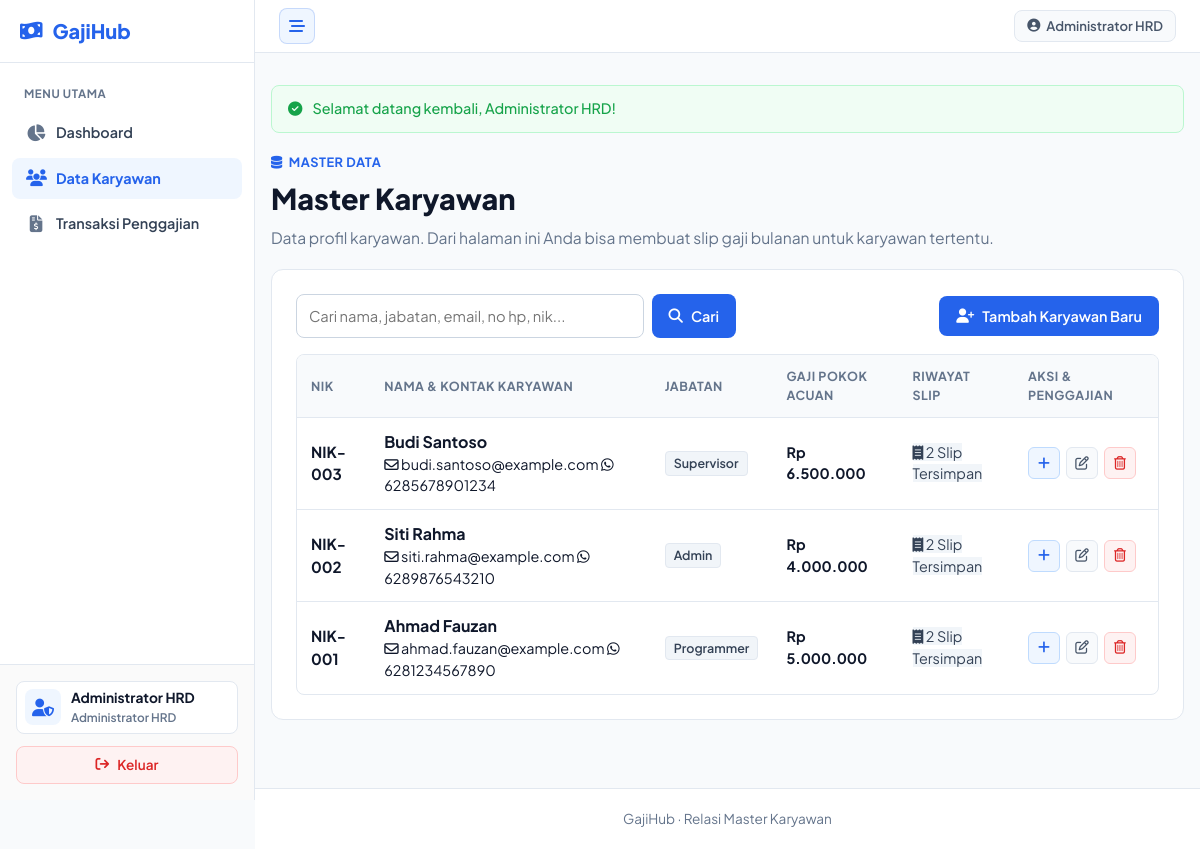
Screenshot of /karyawan/index.php (signed in) with the database file from the repository.
### tables this page shows
CREATE TABLE IF NOT EXISTS karyawan (
    id INT UNSIGNED AUTO_INCREMENT PRIMARY KEY,
    nik VARCHAR(20) NULL,
    nama VARCHAR(100) NOT NULL,
    email VARCHAR(100) NULL,
    no_hp VARCHAR(20) NULL,
    jabatan VARCHAR(50) NOT NULL,
    gaji_pokok_default DECIMAL(15,2) NOT NULL DEFAULT 0,
    created_at TIMESTAMP DEFAULT CURRENT_TIMESTAMP,
    updated_at TIMESTAMP DEFAULT CURRENT_TIMESTAMP ON UPDATE CURRENT_TIMESTAMP,
    UNIQUE INDEX idx_nik (nik),
    INDEX idx_nama (nama),
    INDEX idx_jabatan (jabatan)
);

### config/functions.php (called while the page is built, shortened)
<?php
function e(?string $value): string
{
    return htmlspecialchars($value ?? '', ENT_QUOTES, 'UTF-8');
}
function cleanPhone(?string $phone): string
{
    $cleaned = preg_replace('/[^0-9]/', '', $phone);
    return $cleaned;
}
function rupiah(float|int $value): string
{
    return 'Rp ' . number_format((float)$value, 0, ',', '.');
}
function baseUrl(string $path = ''): string
{
    static $basePrefix = null;
    if ($basePrefix === null) {
        $projectDir = str_replace('\\', '/', dirname(__DIR__));
        $docRoot = isset($_SERVER['DOCUMENT_ROOT']) ? str_replace('\\', '/', realpath($_SERVER['DOCUMENT_ROOT']) ?: $_SERVER['DOCUMENT_ROOT']) : '';
        if ($docRoot !== '' && stripos($projectDir, $docRoot) === 0) {
            $subPath = substr($projectDir, strlen($docRoot));
            $basePrefix = rtrim(str_replace('\\', '/', $subPath), '/');
        } else {
            $basePrefix = '';
        }
    }
    $cleanPath = ltrim($path, '/');
    return ($basePrefix === '' ? '' : $basePrefix) . '/' . $cleanPath;
}
function flash(string $key, ?string $message = null): ?string
{
    $value = $_SESSION['flash'][$key] ?? null;
    return $value;
}

### karyawan/index.php (the view, shortened to what this page needs)
<?php
require __DIR__ . '/../config/database.php';
require __DIR__ . '/../config/functions.php';
$q = trim($_GET['q'] ?? '');
$sql = "SELECT k.*,
               (SELECT COUNT(*) FROM penggajian p WHERE p.karyawan_id = k.id) AS total_slip
        FROM karyawan k";
$params = [];
$sql .= " ORDER BY k.id DESC";
$stmt = $pdo->prepare($sql);
$stmt->execute($params);
$rows = $stmt->fetchAll();
require __DIR__ . '/../includes/header.php';
?>
<main class="container page">
    <?php if ($msg = flash('success')): ?>
        <div class="alert success"><i class="fa-solid fa-circle-check"></i> <?= e($msg) ?></div>
    <?php endif; ?>
    <div class="page-heading">
        <span class="eyebrow"><i class="fa-solid fa-database"></i> MASTER DATA</span>
        <h1>Master Karyawan</h1>
        <p>Data profil karyawan. Dari halaman ini Anda bisa membuat slip gaji bulanan untuk karyawan tertentu.</p>
    </div>
    <section class="card">
        <div class="toolbar">
            <form class="search-bar" method="get">
                <input
                    type="search"
                    name="q"
                    value="<?= e($q) ?>"
                    placeholder="Cari nama, jabatan, email, no hp, nik..."
                >
                <button class="btn primary" type="submit"><i class="fa-solid fa-magnifying-glass"></i> Cari</button>
            </form>
            <a class="btn primary" href="form.php"><i class="fa-solid fa-user-plus"></i> Tambah Karyawan Baru</a>
        </div>
        <div class="table-wrap">
            <table>
                <thead>
                <tr>
                    <th>NIK</th>
                    <th>Nama & Kontak Karyawan</th>
                    <th>Jabatan</th>
                    <th>Gaji Pokok Acuan</th>
                    <th>Riwayat Slip</th>
                    <th>Aksi & Penggajian</th>
                </tr>
                </thead>
                <tbody>
                <?php foreach ($rows as $row): ?>
                    <?php
                        $phone = cleanPhone($row['no_hp'] ?? '');
                    ?>
                    <tr>
                        <td>
                            <strong style="font-size:0.95rem;"><?= e($row['nik'] ?? '-') ?></strong>
                        </td>
                        <td>
                            <strong style="font-size: 1rem;"><?= e($row['nama']) ?></strong>
                            <div class="contact-badges">
                                <?php if (!empty($row['email'])): ?>
                                    <a class="badge-link email" href="mailto:<?= e($row['email']) ?>">
                                        <i class="fa-regular fa-envelope"></i> <?= e($row['email']) ?>
                                    </a>
                                <?php endif; ?>
                                <?php if ($phone !== ''): ?>
                                    <a class="badge-link whatsapp" href="https://wa.me/<?= $phone ?>" target="_blank" rel="noopener">
                                        <i class="fa-brands fa-whatsapp"></i> <?= e($row['no_hp'] ?? '') ?>
                                    </a>
                                <?php endif; ?>
                            </div>
                        </td>
                        <td><span class="badge-role"><?= e($row['jabatan']) ?></span></td>
                        <td><strong><?= rupiah((float)$row['gaji_pokok_default']) ?></strong></td>
                        <td>
                            <a href="<?= baseUrl('penggajian/index.php?q=' . urlencode($row['nama'])) ?>" class="badge-link" style="background:#f1f5f9;color:#334155;">
                                <i class="fa-solid fa-receipt"></i> <?= (int)$row['total_slip'] ?> Slip Tersimpan
                            </a>
                        </td>
                        <td class="actions">
                            <div class="actions-group">
                                <a class="btn-action detail" href="<?= baseUrl('penggajian/form.php?karyawan_id=' . (int)$row['id']) ?>" title="Buat Slip Gaji untuk Karyawan Ini">
                                    <i class="fa-solid fa-plus"></i>
                                </a>
                                <a class="btn-action edit" href="form.php?id=<?= (int)$row['id'] ?>" title="Edit Profil">
                                    <i class="fa-regular fa-pen-to-square"></i>
                                </a>
                                <button type="button" class="btn-action delete btn-delete-swal"
                                        data-id="<?= (int)$row['id'] ?>"
                                        data-nama="<?= e($row['nama']) ?>"
                                        title="Hapus Karyawan">
                                    <i class="fa-regular fa-trash-can"></i>
                                </button>
                            </div>
                        </td>
                    </tr>
                <?php endforeach; ?>
                </tbody>
            </table>
        </div>
    </section>
</main>
<?php
require __DIR__ . '/../includes/footer.php';

### assets/css/style.css (style rules this page uses)
:root { --font-primary: 'Plus Jakarta Sans', 'Inter', system-ui, -apple-system, sans-serif; --font-mono: ui-monospace, SFMono-Regular, Menlo, Monaco, Consolas, monospace; --bg: #f8fafc; --surface: #ffffff; --text: #0f172a; --muted: #64748b; --border: #e2e8f0; --border-dark: #cbd5e1; --primary: #2563eb; --primary-light: #eff6ff; --primary-dark: #1d4ed8; --success: #16a34a; --success-light: #f0fdf4; --danger: #dc2626; --danger-light: #fef2f2; --warning: #d97706; --warning-light: #fffbeb; --whatsapp: #16a34a; --pdf-red: #e11d48; --email-blue: #0284c7; --radius-sm: 6px; --radius: 8px; --radius-lg: 12px; }
* { box-sizing: border-box; }
body { margin: 0; font-family: var(--font-primary); color: var(--text); background: var(--bg); line-height: 1.5; -webkit-font-smoothing: antialiased; }
button, input, select, textarea { font-family: var(--font-primary); }
a { color: inherit; text-decoration: none; }
.container { width: min(1140px, calc(100% - 32px)); margin: 0 auto; }
.page { min-height: calc(100vh - 130px); padding: 32px 0 48px; }
.card { background: var(--surface); border: 1px solid var(--border); border-radius: var(--radius-lg); padding: 24px; margin-bottom: 20px; }
.badge, .eyebrow { display: inline-flex; align-items: center; gap: 6px; color: var(--primary); font-size: 0.8rem; font-weight: 700; letter-spacing: 0.04em; text-transform: uppercase; }
.hero p, .page-heading p, .formula-small { color: var(--muted); font-size: 0.98rem; margin: 0; }
.page-heading { margin-bottom: 20px; }
.page-heading h1 { margin: 4px 0 6px; font-size: 1.8rem; font-weight: 800; color: var(--text); }
.btn { display: inline-flex; justify-content: center; align-items: center; gap: 8px; min-height: 40px; padding: 0 16px; border-radius: var(--radius); border: 1px solid transparent; font-weight: 600; cursor: pointer; font-size: 0.9rem; text-decoration: none; transition: background 0.15s ease, border-color 0.15s ease; }
.btn.primary { background: var(--primary); color: white; }
.toolbar { display: flex; justify-content: space-between; align-items: center; gap: 14px; margin-bottom: 16px; flex-wrap: wrap; }
.search-bar { display: flex; gap: 8px; flex: 1; max-width: 440px; }
.search-bar input { flex: 1; }
.table-wrap { overflow-x: auto; border: 1px solid var(--border); border-radius: var(--radius); background: var(--surface); }
table { width: 100%; border-collapse: collapse; min-width: 800px; }
th, td { padding: 12px 14px; border-bottom: 1px solid var(--border); text-align: left; vertical-align: middle; font-size: 0.9rem; }
th { font-size: 0.78rem; text-transform: uppercase; letter-spacing: 0.04em; color: var(--muted); background: #f8fafc; font-weight: 700; }
tr:last-child td { border-bottom: none; }
.badge-role { display: inline-block; padding: 2px 8px; border-radius: 4px; background: #f1f5f9; border: 1px solid var(--border); color: #334155; font-size: 0.78rem; font-weight: 600; }
.actions { white-space: nowrap; }
.actions-group { display: inline-flex; align-items: center; gap: 6px; flex-wrap: nowrap; }
.btn-action { display: inline-flex; align-items: center; justify-content: center; gap: 4px; width: 32px; height: 32px; padding: 0; border-radius: var(--radius-sm); font-size: 0.85rem; font-weight: 600; border: 1px solid var(--border); background: white; cursor: pointer; text-decoration: none; color: var(--text); transition: all 0.15s ease; flex-shrink: 0; }
.btn-action.detail { color: var(--primary); border-color: #bfdbfe; background: #eff6ff; }
.btn-action.edit { color: #475569; border-color: #e2e8f0; background: #f8fafc; }
.btn-action.delete { color: var(--danger); border-color: #fecaca; background: #fef2f2; }
input, select { width: 100%; border: 1px solid var(--border-dark); border-radius: var(--radius); padding: 10px 12px; background: white; color: var(--text); font: inherit; font-size: 0.92rem; outline: none; }
.alert { padding: 12px 16px; border-radius: var(--radius); margin-bottom: 16px; display: flex; align-items: center; gap: 10px; font-size: 0.9rem; font-weight: 500; }
.alert.success { background: var(--success-light); color: var(--success); border: 1px solid #bbf7d0; }

### rows the page displays
karyawan: nik "NIK-003", nama "Budi Santoso", email "budi.santoso@example.com", no_hp "6285678901234", jabatan "Supervisor", gaji_pokok_default "Rp 6.500.000", total_slip "2"
karyawan: nik "NIK-002", nama "Siti Rahma", email "siti.rahma@example.com", no_hp "6289876543210", jabatan "Admin", gaji_pokok_default "Rp 4.000.000", total_slip "2"
karyawan: nik "NIK-001", nama "Ahmad Fauzan", email "ahmad.fauzan@example.com", no_hp "6281234567890", jabatan "Programmer", gaji_pokok_default "Rp 5.000.000", total_slip "2"

### other values shown
$currentUser['nama'] "Administrator HRD"
$msg "Selamat datang kembali, Administrator HRD!"
$footerText "GajiHub · Relasi Master Karyawan"
